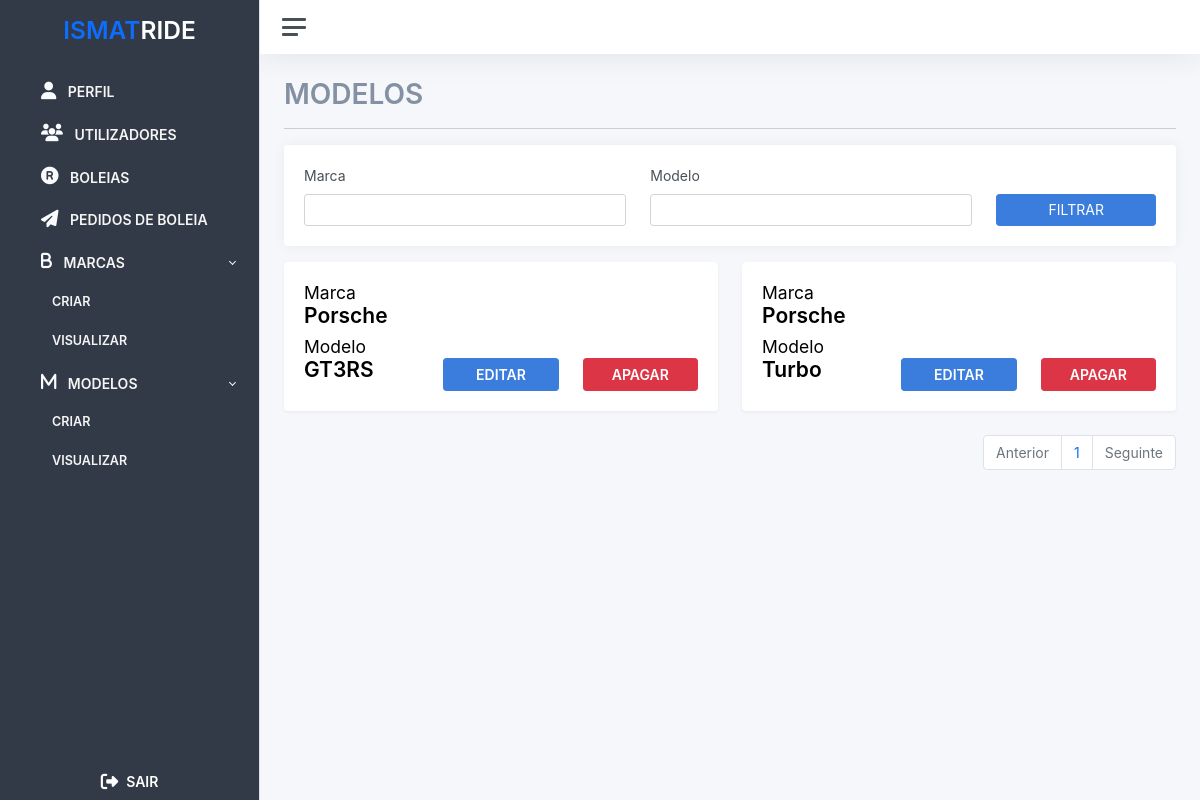
The page /admin/models/list (signed in) on the database its author committed.
### src/users/users.py (models this page shows)
class Model(db.Model):
	__tablename__ = 'model'
	id = db.Column(db.Integer, primary_key=True)
	name = db.Column(db.String(100))
	brand_id = db.Column('brand_id', db.ForeignKey('brand.id'))
	brand = db.relationship('Brand', backref='brand')

class Brand(db.Model):
	__tablename__ = 'brand'
	id = db.Column(db.Integer, primary_key=True)
	name = db.Column(db.String(100))

### src/admin/routes.py (the view)
@admin_bp.route("/models/list")
@login_required
@admin_required
def list_models():
    page = request.args.get('page', 1, type=int)
    query = Model.query
    modal_brand = Brand.query.all()
    if request.args.get("brand"):
        query = query.filter(
            Brand.name.contains(request.args.get("brand")))
    if request.args.get("model"):
        query = query.filter(
            Model.name.contains(request.args.get("model")))
    query = query.paginate(page=page, per_page=ITEMS_PER_PAGE)
    response = {'items': list(), 'iter_pages': query.iter_pages, 'page': page, 'pages': query.pages, 'next_num': query.next_num}
    response['items'] = query
    if len(query.items) == 0:
        return(render_template("models/no_data.html"))
    return render_template("models/index.html", request_list = response,  modal_brand_2 = modal_brand)

### src/extensions.py (called while the page is built)
def admin_required(f):
    @wraps(f)
    def decorated_function(*args, **kwargs):
        if current_user.type != 'Admin':
            return redirect(url_for('rides.list_rides'))
        return f(*args, **kwargs)
    return decorated_function

### src/users/users.py (called while the page is built)
	def get_initials(self):
		first_name_initial = str.upper(self.first_name[0])
		last_name_initial = str.upper(self.last_name[0])
		return f'{first_name_initial}{last_name_initial}'

### src/templates/models/index.html (shortened to what this page needs)
{% extends 'base/base.html' %} {% block title %} Modelos {% endblock title %} {%
block container_title %} MODELOS {% endblock container_title %} {% block filters
%}
<form action="{{ url_for('admin.list_models') }}" method="get">
  <div class="card mb-3">
    <div class="card-body">
      <div
        class="d-flex flex-row flex-wrap gap-4 justify-content-center align-items-end justify-content-sm-start"
      >
        <div class="flex-fill">
          <label class="form-label secondary-secondary-text-color">Marca</label>
          <input
            type="text"
            value="{{ request.args.get('brand') or ''}}"
            name="brand"
            class="form-control"
          />
        </div>
        <div class="flex-fill">
          <label class="form-label secondary-secondary-text-color"
            >Modelo</label
          >
          <input
            type="text"
            value="{{ request.args.get('model') or ''}}"
            name="model"
            class="form-control"
          />
        </div>
        <div class="flex-fill justify-content-center">
          <button class="btn btn-primary flex-fill w-100" type="submit">
            FILTRAR
          </button>
        </div>
      </div>
    </div>
  </div>
</form>
{% endblock filters %} {%block content %}
<div class="row justify-content-start">
  {% for item in request_list["items"] %}
  <div class="col-12 col-md-6 col-lg-6">
    <div class="card shadow">
      <div class="card-body">
        <div class="row h-100">
          <div class="col-12 col-sm-6 col-md-4">
            <div class="col-12 d-flex flex-column mb-2">
              <h4 class="mb-0">Marca</h4>
              <h3 class="fw-bold mb-0">{{item.brand.name}}</h3>
            </div>
            <div class="col-12 d-flex flex-column mb-2">
              <h4 class="mb-0">Modelo</h4>
              <h3 class="fw-bold mb-0">{{item.name}}</h3>
            </div>
          </div>
          <div class="col-12 col-sm-6 col-md-8">
            <div class="d-flex flex-column h-100 justify-content-end">
              <div class="row align-items-end">
                <div class="col-6 col-sm-6">
                  <button
                    type="button"
                    data-bs-toggle="modal"
                    data-bs-target="#edit{{item.name}}"
                    class="btn btn-primary w-100 fw-bold"
                  >
                    EDITAR
                  </button>
                </div>
                <div class="col-12 col-sm-6">
                  <form action="/admin/models/delete/{{item.id}}" id="delete">
                    <button
                      type="submit"
                      name="delete_model"
                      class="btn btn-danger w-100 fw-bold"
                    >
                      APAGAR
                    </button>
                  </form>
                </div>
              </div>
            </div>
          </div>
        </div>
      </div>
    </div>
  </div>
  {% endfor %}
</div>
<div
  class="d-flex align-items-center justify-content-center justify-content-md-end"
>
  <ul class="pagination">
    <li class="page-item {% if request_list.page == 1 %}disabled{% endif %}">
      <a
        class="page-link"
        href="{{ url_for('admin.list_models', page=request_list.prev_num) }}"
        tabindex="-1"
        >Anterior</a
      >
    </li>
    {% for page_num in request_list.iter_pages(left_edge=1, right_edge=1,
    left_current=1, right_current=2) %} {% if page_num %} {% if
    request_list.page == page_num %}
    <li class="page-item">
      <a
        href="{{ url_for('admin.list_models', page=page_num) }}"
        class="page-link"
      >
        {{ page_num }}
      </a>
    </li>
    {% endif %} {% else %} ... {% endif %} {% endfor %}
    <li
      class="page-item {% if request_list.page == request_list.pages %}disabled{% endif %}"
    >
      <a
        class="page-link"
        href="{{ url_for('admin.list_models', page=request_list.next_num) }}"
        tabindex="-1"
        >Seguinte</a
      >
    </li>
  </ul>
</div>
{% endblock content %}

### src/static/styles/backoffice/global.css (style rules this page uses)
a { text-decoration: none !important; }
.pagination { display: flex; padding-left: 0; list-style: none; border-radius: 0.25rem; }
.page-link { position: relative; display: block; padding: 0.5rem 0.75rem; margin-left: -1px; line-height: 1.25; color: #0d6efd; background-color: #fff; border: 1px solid #dee2e6; }
.page-link:not(:disabled):not(.disabled) { cursor: pointer; }
.page-item:first-child .page-link { margin-left: 0; border-top-left-radius: 0.25rem; border-bottom-left-radius: 0.25rem; }
.page-item:last-child .page-link { border-top-right-radius: 0.25rem; border-bottom-right-radius: 0.25rem; }
.page-item.disabled .page-link { color: #6c757d; pointer-events: none; cursor: auto; background-color: #fff; border-color: #dee2e6; }

### rows shown on the page
Model: brand.name "Porsche", name "GT3RS"
Model: brand.name "Porsche", name "Turbo"

### other values the page prints
{{ page_num }} "1"
